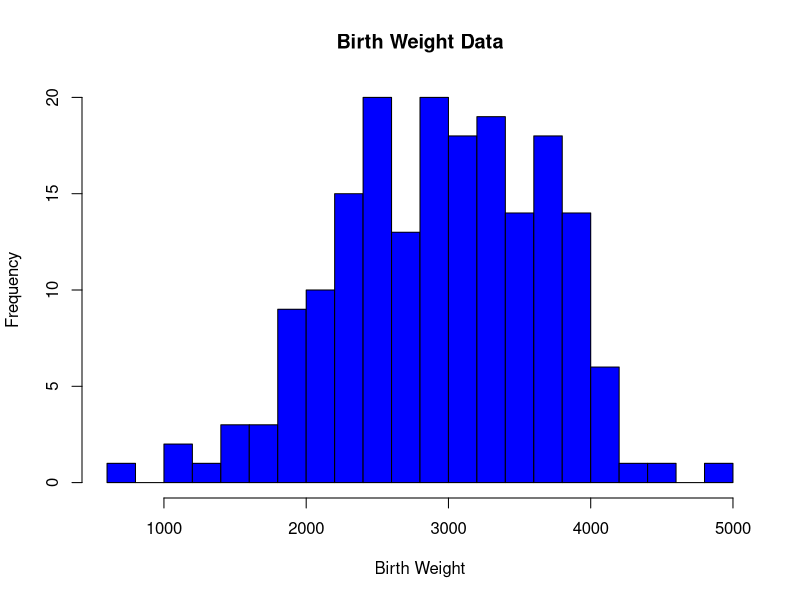
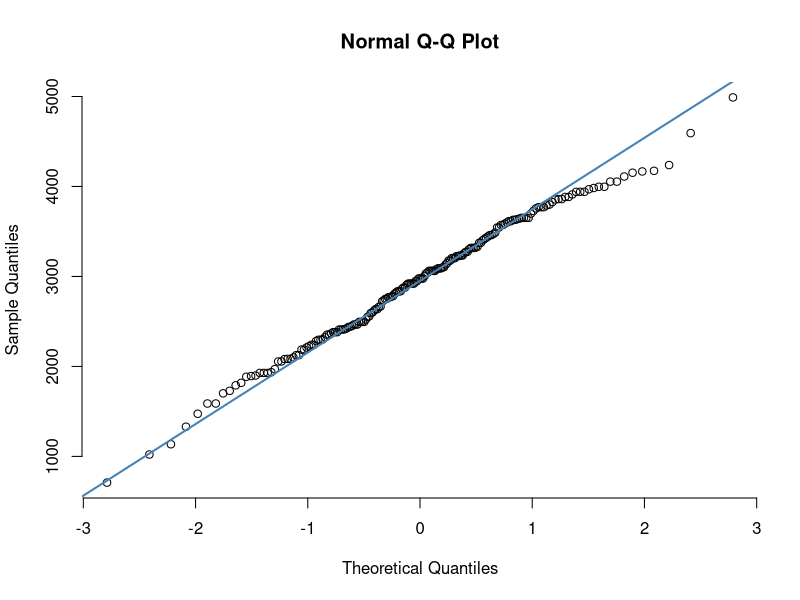

The R script that drew these images, in order:

library(MASS)
install.packages("dplyr")
library(dplyr)
install.packages("ggpubr")
library(ggpubr)


library(MASS)
library(ggplot2)
data <- Cars93

data <- birthwt

birthwt.mean <- mean(data$bwt)
birthwt.sd <- sd(data$bwt)
birthwt.se <- birthwt.sd/sqrt(length(data))



#histogram
hist(data$bwt, col="blue",xlab = "Birth Weight" ,main = "Birth Weight Data",breaks = 20)
#qqplot
qqnorm(data$bwt, pch = 1, frame = FALSE)
qqline(data$bwt, col = "steelblue", lwd = 2,xlab = "Birth Weight" )

shapiro.test(data$bwt)

#H0: Data is Normally Distributed
#H1: Data is not Normally Distributed    alpha=0.05

#If p ≤ 0.05: then the null hypothesis can be rejected 
#(i.e. the variable is NOT normally distributed).
#If p > 0.05: then the null hypothesis cannot be rejected 
#(i.e. the variable MAY BE normally distributed).

# So p is greater than 0.05 our data is normally distributed.



#t-test

t.test(data$bwt,mu=2000)


#Confidence interval 

t.score <-  qt(p=0.05, df=188,lower.tail=F)

error <- t.score * birthwt.se
lower.bound <- birthwt.mean  - error
upper.bound <- birthwt.mean  + error
print(c(lower.bound,upper.bound))

a <- subset(data, bwt < 2500)


#1 — Hypothesis for first Fisher’s Exact Test (Alternative Two Sided):
#Ho: The odds ratio is equal to 1
#Ha: The odds ratio is not equal to 1
#2 — Hypothesis for first Fisher’s Exact Test (Alternative Less):
#Ho: The odds ratio is equal to or greater than 1
#Ha: The odds ratio is less than 1
#3 — Hypothesis for first Fisher’s Exact Test (Alternative Greater):
#Ho: The odds ratio is equal to or less than 1
#Ha: The odds ratio is greater than 1

